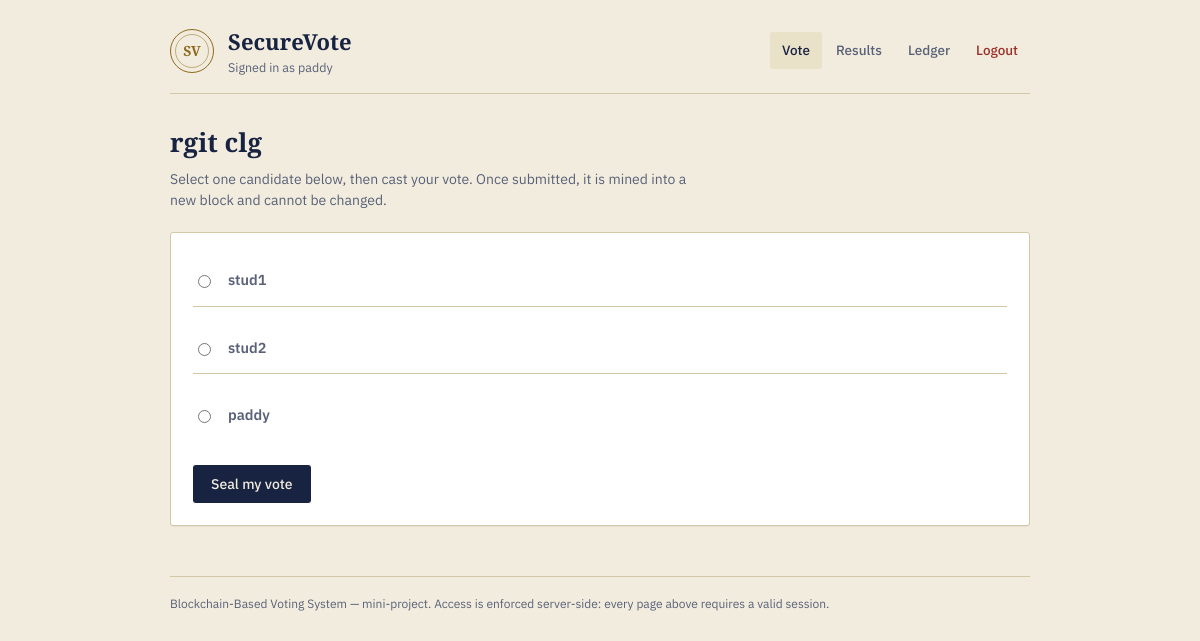
/dashboard (signed in), run on the app's committed database.
### tables this page shows
CREATE TABLE elections (
            id INTEGER PRIMARY KEY AUTOINCREMENT,
            name TEXT NOT NULL,
            start_time TEXT,
            end_time TEXT,
            status TEXT NOT NULL DEFAULT 'pending'  -- pending | active | ended
        );

CREATE TABLE candidates (
            id INTEGER PRIMARY KEY AUTOINCREMENT,
            election_id INTEGER NOT NULL REFERENCES elections(id),
            name TEXT NOT NULL,
            party TEXT,
            contract_candidate_id INTEGER
        );

### app.py (the view)
@app.route("/dashboard")
@login_required
def dashboard():
    conn = get_conn()
    user = current_user(conn)
    if session.get("is_admin"):
        conn.close()
        return redirect(url_for("admin_dashboard"))
    election = get_active_election(conn)
    candidates = []
    has_voted = False
    if election:
        candidates = conn.execute(
            "SELECT * FROM candidates WHERE election_id=?", (election["id"],)
        ).fetchall()
        voted = conn.execute(
            "SELECT 1 FROM votes WHERE user_id=? AND election_id=?", (user["id"], election["id"])
        ).fetchone()
        has_voted = bool(voted)
    conn.close()
    return render_template(
        "voter_dashboard.html", user=user, election=election, candidates=candidates, has_voted=has_voted
    )

### app.py (called while the page is built)
def login_required(view):
    @functools.wraps(view)
    def wrapped(*args, **kwargs):
        if not session.get("user_id"):
            flash("Please log in to continue.", "err")
            return redirect(url_for("login"))
        return view(*args, **kwargs)
    return wrapped

def current_user(conn):
    uid = session.get("user_id")
    if not uid:
        return None
    return conn.execute("SELECT * FROM users WHERE id=?", (uid,)).fetchone()

def get_active_election(conn):
    return conn.execute(
        "SELECT * FROM elections WHERE status='active' ORDER BY id DESC LIMIT 1"
    ).fetchone()

### database/db.py (called while the page is built)
def get_conn():
    os.makedirs(os.path.dirname(DB_PATH), exist_ok=True)
    conn = sqlite3.connect(DB_PATH)
    conn.row_factory = sqlite3.Row
    conn.execute("PRAGMA foreign_keys = ON")
    return conn

### templates/voter_dashboard.html (shortened to what this page needs)
{% extends "base.html" %}
{% set active = 'dashboard' %}
{% block content %}
<h1 class="page-title">
  {% if election %}{{ election.name }}{% else %}No active election{% endif %}
</h1>
{% if not election %}
  <p class="section-sub">There is no election open for voting right now. Check back once the administrator starts one.</p>
{% else %}
  <p class="section-sub">Select one candidate below, then cast your vote. Once submitted, it is mined into a new block and cannot be changed.</p>
  <div class="card">
    <form method="POST" action="{{ url_for('vote') }}">
      <div class="stack">
        {% for c in candidates %}
        <label class="candidate-row" style="cursor:pointer;">
          <input class="cand-radio" type="radio" name="candidate_id" value="{{ c.id }}" required>
          <div style="flex:1;">
            <div class="cand-name">{{ c.name }}</div>
          </div>
        </label>
        {% endfor %}
      </div>
      <button class="btn" type="submit" style="margin-top:18px;">Seal my vote</button>
    </form>
  </div>
{% endif %}
{% endblock %}

### static/css/style.css (style rules this page uses)
:root { --bg:#F1ECDD; --surface:#FFFFFF; --surface-alt:#E9E1C8; --ink:#182241; --ink-soft:#5A6178; --gold:#8E6A1F; --green:#2F6B4F; --red:#9C2E27; --line:#D2C7A6; --shadow: 0 1px 0 rgba(24,34,65,0.06); --radius:3px; --sans:'IBM Plex Sans', system-ui, sans-serif; --serif:'Spectral', Georgia, serif; --mono:'IBM Plex Mono', Consolas, monospace; }
* { box-sizing:border-box; }
html,body { margin:0;padding:0; }
body { background:var(--bg); color:var(--ink); font-family:var(--sans); font-size:15px; line-height:1.55; -webkit-font-smoothing:antialiased; }
h1.page-title { font-family:var(--serif); font-weight:600; font-size:26px; margin:0 0 6px; }
p.section-sub { color:var(--ink-soft); margin:0 0 20px; font-size:14px; max-width:62ch; }
.card { background:var(--surface); border:1px solid var(--line); border-radius:var(--radius); padding:22px; box-shadow:var(--shadow); margin-bottom:18px; }
.stack > * + * { margin-top:16px; }
label { display:block; font-size:12.5px; color:var(--ink-soft); margin-bottom:6px; font-weight:500; }
.btn { display:inline-block; background:var(--ink); color:var(--bg); border:none; border-radius:var(--radius); padding:10px 18px; font-family:var(--sans); font-weight:500; font-size:14px; cursor:pointer; text-decoration:none; }
.candidate-row { display:flex; align-items:center; gap:14px; padding:14px 0; border-bottom:1px solid var(--line); }
.candidate-row:last-child { border-bottom:none; }
.cand-name { font-weight:600; font-size:14.5px; }
.cand-radio { flex:0 0 auto; }

### data on the page
elections: name "rgit clg"
candidates: name "stud1"
candidates: name "stud2"
candidates: name "paddy"

### other printed values
{{ session['name'] }} "paddy"
